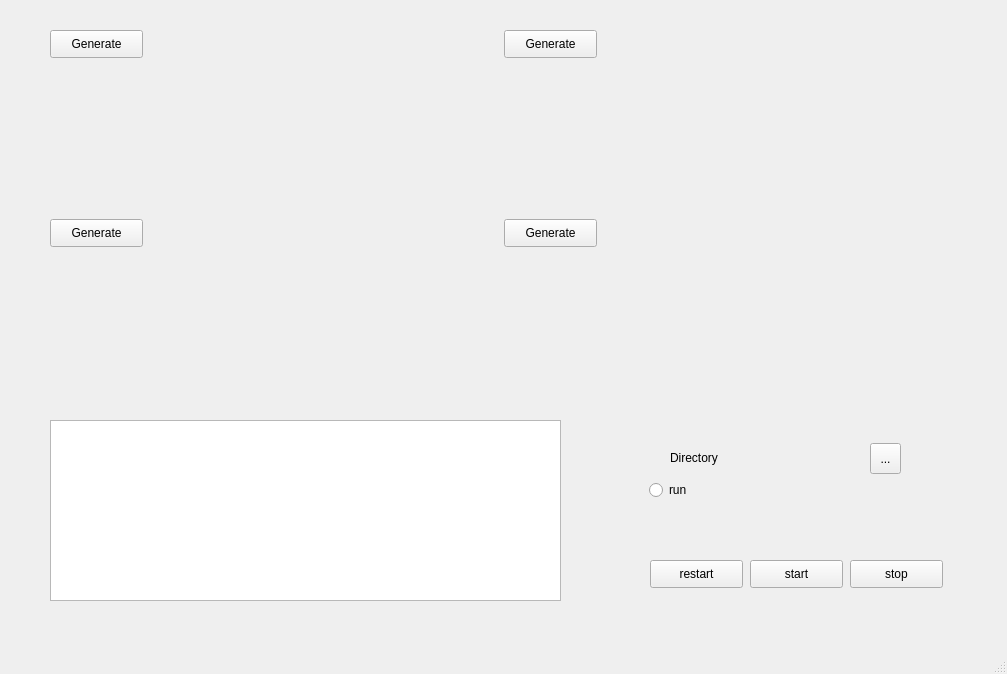
<?xml version="1.0" encoding="UTF-8"?>
<ui version="4.0">
 <class>MainWindow</class>
 <widget class="QMainWindow" name="MainWindow">
  <property name="geometry">
   <rect>
    <x>0</x>
    <y>0</y>
    <width>1007</width>
    <height>674</height>
   </rect>
  </property>
  <property name="windowTitle">
   <string>MainWindow</string>
  </property>
  <widget class="QWidget" name="centralwidget">
   <widget class="QToolButton" name="find_dir_button">
    <property name="geometry">
     <rect>
      <x>870</x>
      <y>443</y>
      <width>31</width>
      <height>31</height>
     </rect>
    </property>
    <property name="text">
     <string>...</string>
    </property>
   </widget>
   <widget class="QPushButton" name="stop_button">
    <property name="geometry">
     <rect>
      <x>850</x>
      <y>560</y>
      <width>93</width>
      <height>28</height>
     </rect>
    </property>
    <property name="text">
     <string>stop</string>
    </property>
   </widget>
   <widget class="QPushButton" name="restart_button">
    <property name="geometry">
     <rect>
      <x>650</x>
      <y>560</y>
      <width>93</width>
      <height>28</height>
     </rect>
    </property>
    <property name="text">
     <string>restart</string>
    </property>
   </widget>
   <widget class="QWidget" name="gridLayoutWidget">
    <property name="geometry">
     <rect>
      <x>50</x>
      <y>30</y>
      <width>901</width>
      <height>371</height>
     </rect>
    </property>
    <layout class="QGridLayout" name="gridLayout_3">
     <item row="1" column="1">
      <widget class="MplWidget" name="MplWidget4" native="true">
       <widget class="QPushButton" name="generate4">
        <property name="geometry">
         <rect>
          <x>0</x>
          <y>0</y>
          <width>93</width>
          <height>28</height>
         </rect>
        </property>
        <property name="text">
         <string>Generate</string>
        </property>
       </widget>
      </widget>
     </item>
     <item row="1" column="0">
      <widget class="MplWidget" name="MplWidget3" native="true">
       <widget class="QPushButton" name="generate3">
        <property name="geometry">
         <rect>
          <x>0</x>
          <y>0</y>
          <width>93</width>
          <height>28</height>
         </rect>
        </property>
        <property name="text">
         <string>Generate</string>
        </property>
       </widget>
      </widget>
     </item>
     <item row="0" column="0">
      <widget class="MplWidget" name="MplWidget1" native="true">
       <property name="enabled">
        <bool>true</bool>
       </property>
       <widget class="QPushButton" name="generate1">
        <property name="geometry">
         <rect>
          <x>0</x>
          <y>0</y>
          <width>93</width>
          <height>28</height>
         </rect>
        </property>
        <property name="text">
         <string>Generate</string>
        </property>
       </widget>
      </widget>
     </item>
     <item row="0" column="1">
      <widget class="MplWidget" name="MplWidget2" native="true">
       <widget class="QPushButton" name="generate2">
        <property name="geometry">
         <rect>
          <x>0</x>
          <y>0</y>
          <width>93</width>
          <height>28</height>
         </rect>
        </property>
        <property name="text">
         <string>Generate</string>
        </property>
       </widget>
      </widget>
     </item>
    </layout>
   </widget>
   <widget class="QPushButton" name="start_button">
    <property name="geometry">
     <rect>
      <x>750</x>
      <y>560</y>
      <width>93</width>
      <height>28</height>
     </rect>
    </property>
    <property name="text">
     <string>start</string>
    </property>
   </widget>
   <widget class="QRadioButton" name="run_option">
    <property name="geometry">
     <rect>
      <x>649</x>
      <y>480</y>
      <width>100</width>
      <height>20</height>
     </rect>
    </property>
    <property name="text">
     <string>run</string>
    </property>
   </widget>
   <widget class="QPlainTextEdit" name="plainTextEdit">
    <property name="geometry">
     <rect>
      <x>50</x>
      <y>420</y>
      <width>511</width>
      <height>181</height>
     </rect>
    </property>
   </widget>
   <widget class="QLabel" name="directory">
    <property name="geometry">
     <rect>
      <x>670</x>
      <y>450</y>
      <width>181</width>
      <height>16</height>
     </rect>
    </property>
    <property name="text">
     <string>Directory</string>
    </property>
   </widget>
  </widget>
  <widget class="QMenuBar" name="menubar">
   <property name="geometry">
    <rect>
     <x>0</x>
     <y>0</y>
     <width>1007</width>
     <height>26</height>
    </rect>
   </property>
  </widget>
  <widget class="QStatusBar" name="statusbar"/>
 </widget>
 <customwidgets>
  <customwidget>
   <class>MplWidget</class>
   <extends>QWidget</extends>
   <header>mplwidget.h</header>
   <container>1</container>
  </customwidget>
 </customwidgets>
 <resources/>
 <connections/>
</ui>
